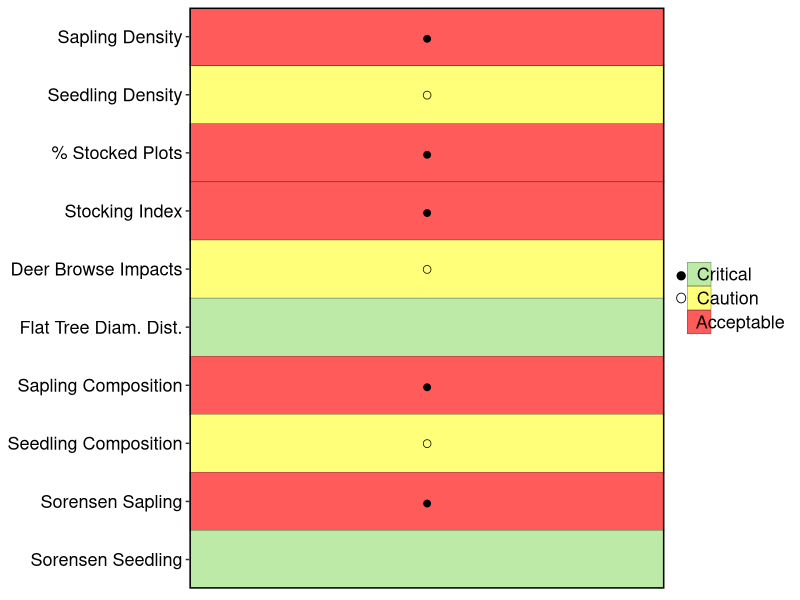
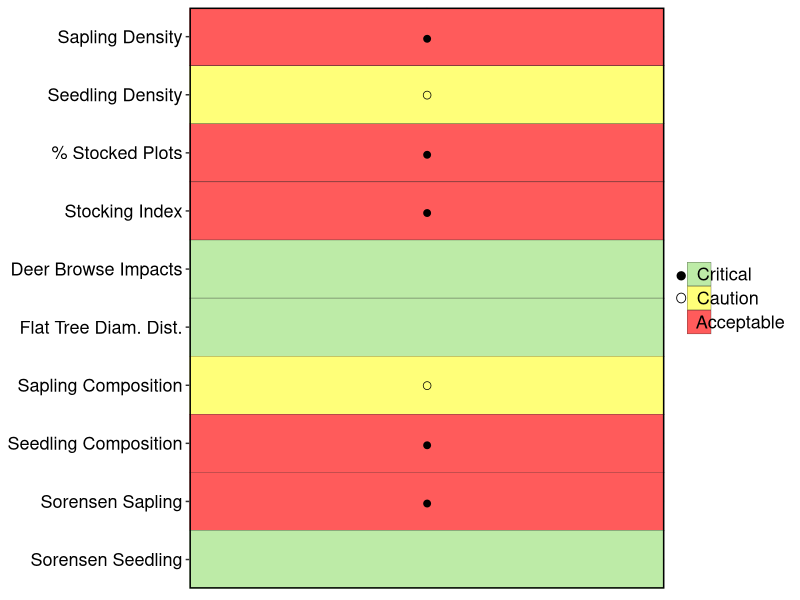
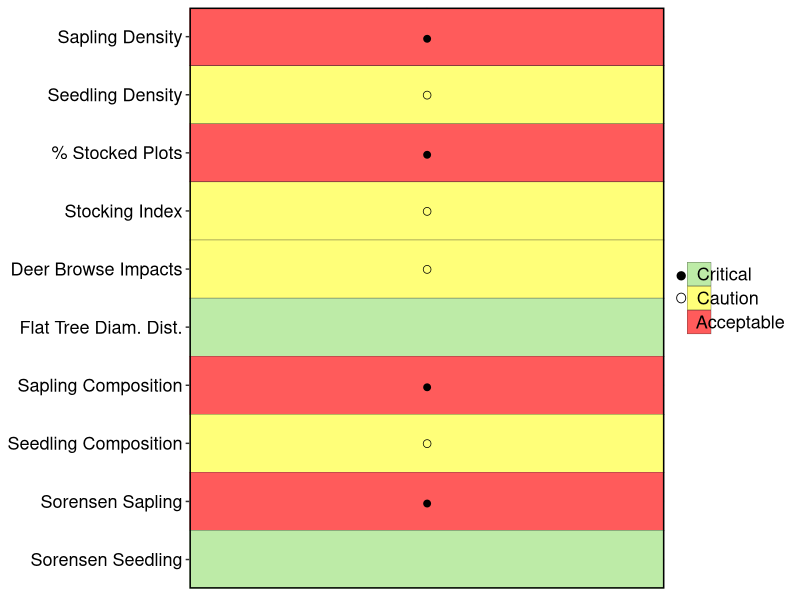
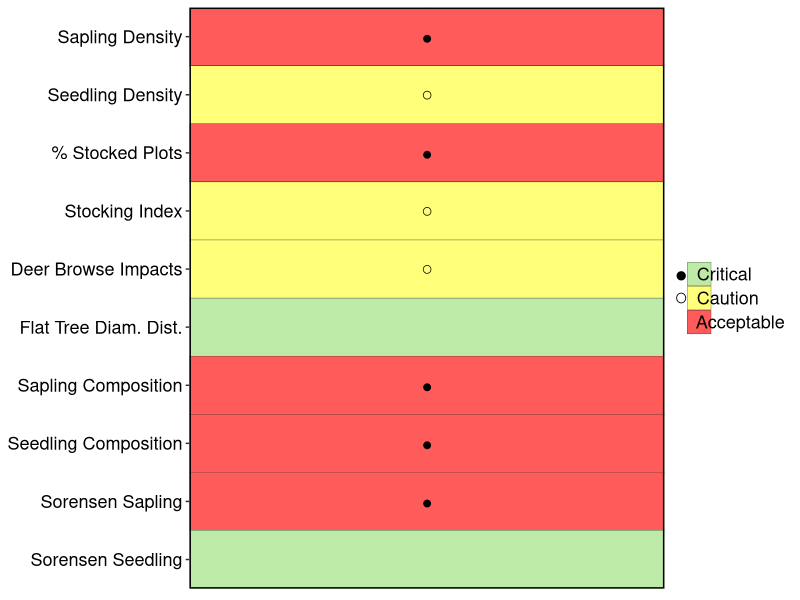
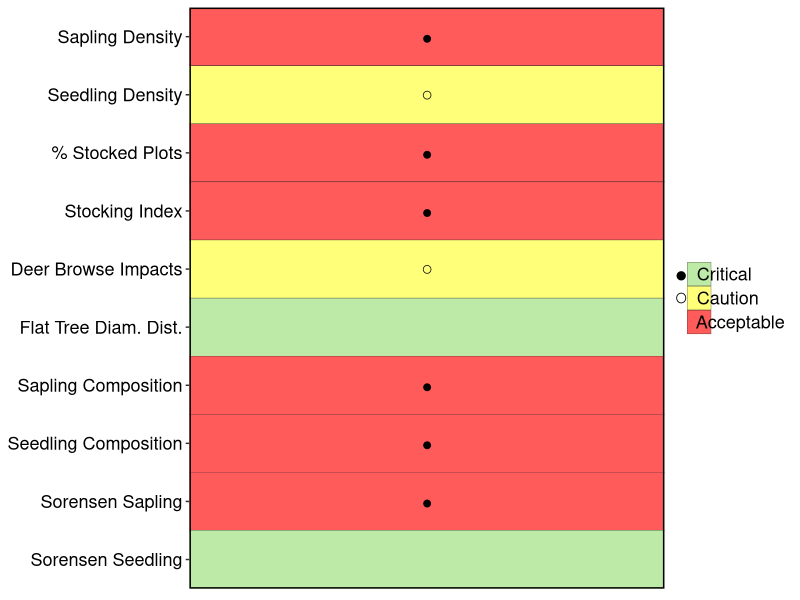
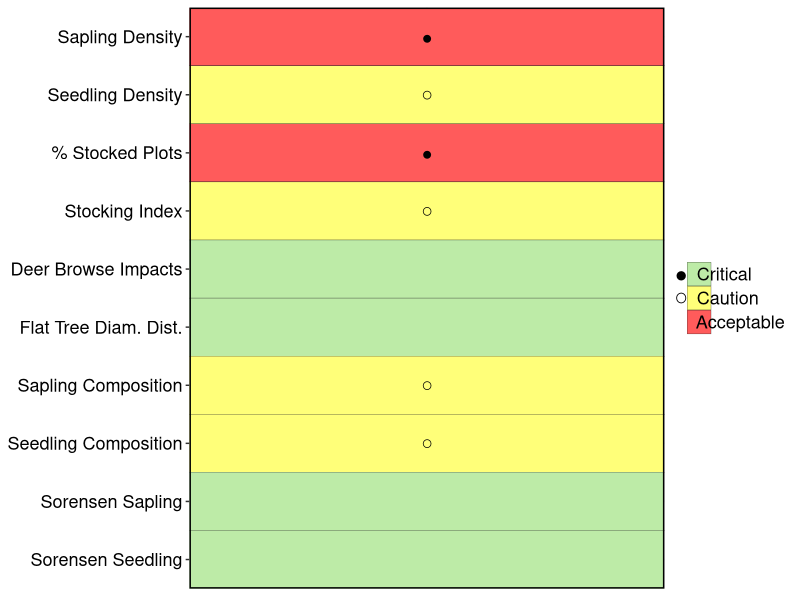
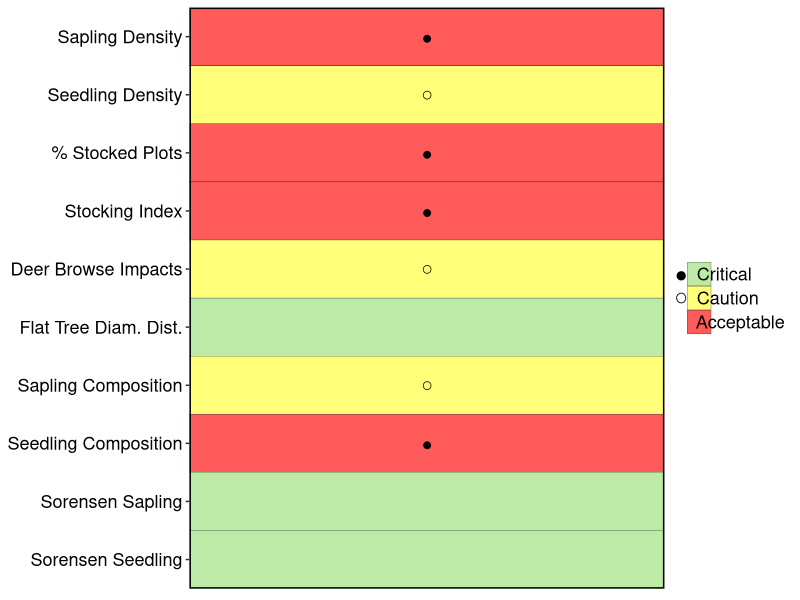
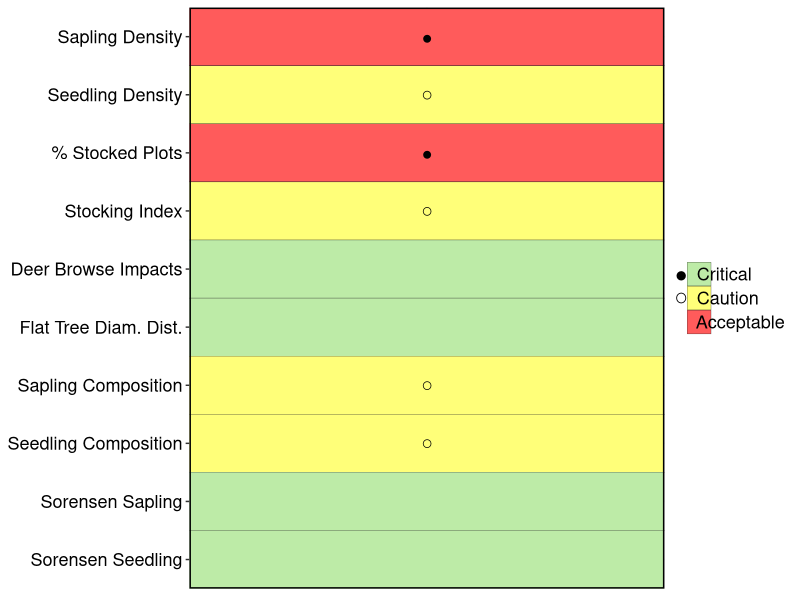

Write the R code that produced these figures, in order.
library(tidyverse)


make_plots <- function(parkcode) {
  
results_final <- read.csv("./results/20220325/final_park_results.csv") %>% 
  filter(metgrp == "Regen. Status") %>% 
  filter(park == paste(parkcode))

results_plot <- 
  ggplot(results_final, aes(x = park_ord, y = factor(label_order, level = c("Sapling Density", 
                                                                            "Seedling Density",
                                                                            "% Stocked Plots",
                                                                            "Stocking Index",
                                                                            "Deer Browse Impacts",
                                                                            "Flat Tree Diam. Dist.",
                                                                            "Sapling Composition",
                                                                            "Seedling Composition",
                                                                            "Sorensen Sapling",
                                                                            "Sorensen Seedling"))))+
  geom_tile(aes(fill = sign), color = 'gray15')+
  geom_text(aes(label = case_when(sign == "critical" ~ "●",
                                  sign == "caution" ~ "○",
                                  TRUE ~ "")))+
  #facet_grid(metgrp ~ park_reggrp, scales = 'free', space = 'free', switch = "y")+
  scale_fill_manual(values = c('critical' = "#FF5B5B", 
                               'caution' = "#FFFF79",
                               'acceptable' = '#BDEBA7'),
                               # "signdec_bad" = "#CD5C5C", 
                               # "signinc_good" = "#7DD66D", #"#228B22",
                               # "signdec_good" = "#6DA6D6", 
                               # "signinc_bad" = "#FF8C00",
                               # "nonsign" = "#E3E3E3", 
                               # "notmod" = "white"),
                    labels = c("●  Critical",
                               "○  Caution",
                               "    Acceptable"),
                               # " -         Sign. Decline (Native)",
                               # "+          Sign. Increase (Native)",
                               # " -         Sign. Decline (Exotic)",
                               # "+          Sign. Increase (Exotic)",
                               # "Not Significant",
                               # "Not Modeled"),
                    name = NULL)+
  scale_x_discrete(expand = c(0,0))+
  scale_y_discrete(limits = rev, expand = c(0,0))+
  theme_bw()+
  theme(axis.text.x = element_blank(),
        axis.ticks.x = element_blank(),
        axis.text.y = element_text(size = 13, color = "black"),
        axis.title = element_blank(),
        panel.border = element_rect(color = "black", size = 1),
        #strip.text.y = element_text(size = 10),
        #strip.text.x = element_text(size = 9.5),
        #strip.placement = 'outside',
        legend.spacing.x = unit(0.5, 'cm'),
        legend.position = 'right',
        legend.title = element_text(size = 10), 
        legend.text = element_text(size = 13, margin = margin(l = -0.9, unit = 'cm')),
        #legend.background = element_rect(color = "#B9B9B9", size = 0.25))+
        legend.background = element_blank())+
  labs(x = NULL, y = NULL)
  #guides(fill = guide_legend(ncol = 4, byrow = T, hjust = 1))

results_plot

#ggsave(paste("results/parkregen_plots/", "test.png"), height = 6, width = 4)
ggsave(paste("results/parkregen_plots/", parkcode, ".png", sep = ""), height = 6, width = 4)

}



park_names <- read.csv("./data/park_names.csv")
parkcode <- park_names$park


map(parkcode, make_plots)
